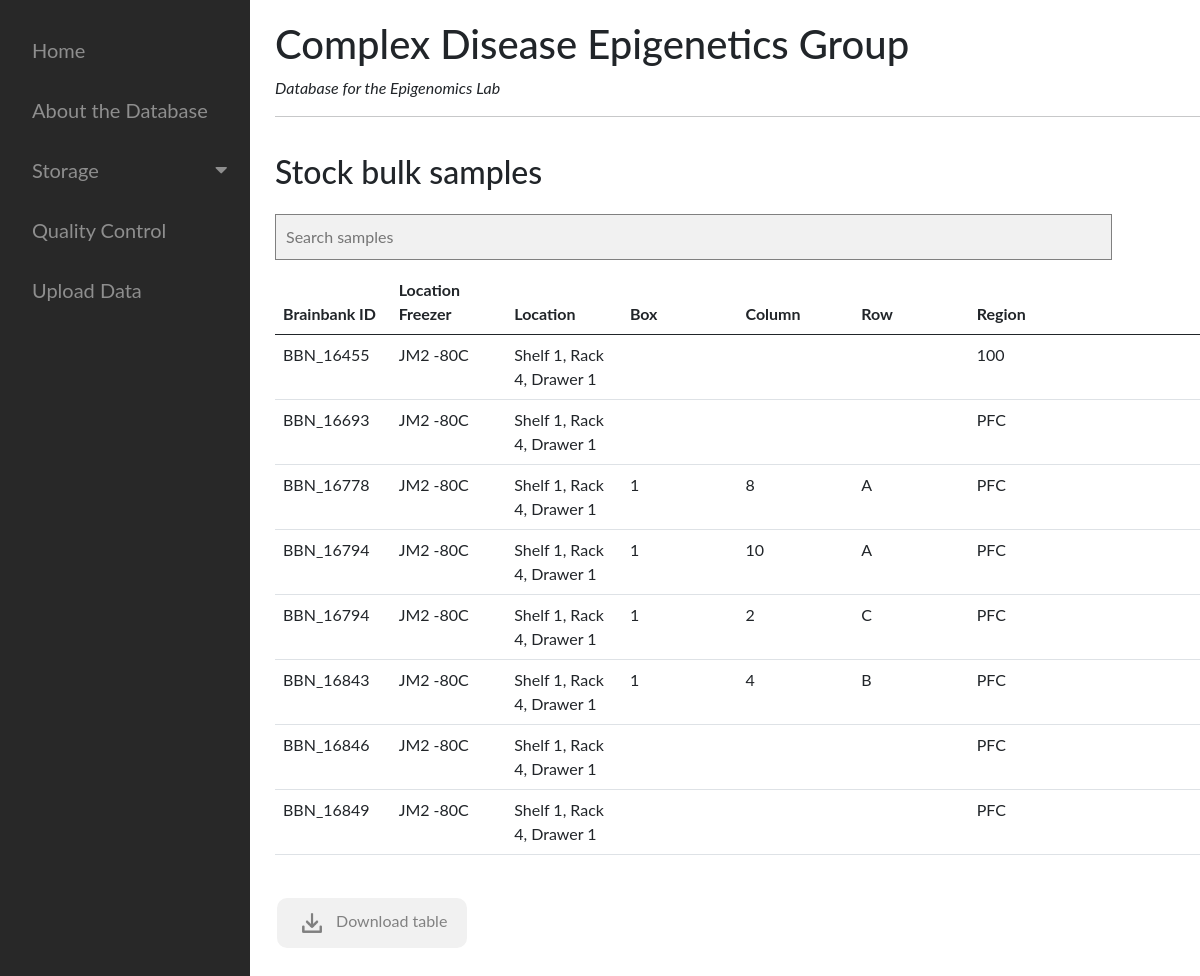
Page /storage on the committed database.
### tables this page shows
CREATE TABLE bulk (
brainbankID TEXT NOT NULL, 
locationFreezer	TEXT, 
location TEXT, 
box TEXT, 
column INTEGER, 
row TEXT, 
region TEXT NOT NULL,
PRIMARY KEY(brainbankID,region,column,row),
FOREIGN KEY (brainbankID) references phenotype(individualID)
);

### __init__.py (the view, shortened to what this page needs)
@app.route('/storage', methods=['GET', 'POST'])
def storage():
    title='Stock bulk samples'
    cursor = get_db().cursor()
    cursor.execute("PRAGMA table_info(bulk)")
    get_db().commit()
    colHead = cursor.fetchall()
    initial=[]
    headings=[]
    for x in range(len(colHead)):
        initial.append(colHead[x][1][0].upper()+colHead[x][1][1:])
        headings.append(re.findall('[A-Z][^A-Z]+|[A-Z][A-Z]+', initial[x]))
        headings[x]=(' '.join(headings[x]))
    cursor.execute("SELECT * \
                        from bulk")
    get_db().commit()
    data = cursor.fetchall()
    return render_template('storage.html', title = title, headings = headings, data=data, show_results=1)

### __init__.py (called while the page is built)
def get_db():
    db = getattr(g, '_database', None)
    if db is None:
        db = g._database = sqlite3.connect(DATABASE)
    return db

@app.teardown_appcontext
def close_connection(exception):
    db = getattr(g, '_database', None)
    if db is not None:
        db.close()

### templates/storage.html (shortened to what this page needs)
{% extends 'layout.html' %}
{% block content %}
<head>
    <link rel="stylesheet" type="text/css" href="https://cdn.datatables.net/1.10.23/css/jquery.dataTables.css">
</head>
<body>
	<div class="row">
		{% if show_results %}
		<h2>{{title}}</h2>
		<div class="col-sm-11">
			<input id='input' onkeyup='searchTable()' type='text' placeholder="Search samples">
		</div>
		{% endif %}
	</div>
	<div class="mainTable" style="overflow:scroll; max-height:600px;">
		<table id="table" class="table table-hover" style="table-layout: fixed;">
			<thead>
				<tr id='tableHeader'>
				{% for x in range(8) %}
					<th>{{ headings[x] }}</th>
				{% endfor %}
				</tr>
			</thead>
			<tbody>
				{% for item in data %}
					<tr>
					{% for x in range(7) %}
						<td style="word-wrap"> {{ item[x] }} </td>
					{% endfor %}
					{% if show_results %}
				    <td>
					<div id="edit", contenteditable="true">
					<form action="" method='post'>
						<input class="editMass" type="text" value='{{item[7]}}' name="editMass.{{item[0]}}">
					</form>
					</div>
				    </td>
					{% endif %}
					</tr>
				{% endfor %}
			</tbody>
		</table>
	</div>
<div>
	<button class="button" type="button" onclick="downloadTableAsCSV('table')"><img src="{{ url_for('static', filename='download.png') }}" style="width:35px;height:30px; padding: 5px 10px 5px 5px;"> Download table</button>
</div>
{% endblock content%}

### templates/layout.html (shortened to what this page needs)
<!DOCTYPE html>
<html>
	<head>
		<link href="https://cdn.jsdelivr.net/npm/bootstrap@5.0.0-beta1/dist/css/bootstrap.min.css" rel="stylesheet">
		<link rel="stylesheet" href="https://cdnjs.cloudflare.com/ajax/libs/font-awesome/4.7.0/css/font-awesome.min.css">
	</head>
</head>
<body>
	<div class="sidenav">
		<a href="/home">Home</a>
		<a href="/about">About the Database</a>
		<button class="dropdown-btn">Storage
			<i class="fa fa-caret-down"></i>
		</button>
		<a href="/qc">Quality Control</a>
		<a href="/upload">Upload Data</a>
	</div>
	<div class="main">
	  <h1>Complex Disease Epigenetics Group</h1>
		<i>Database for the Epigenomics Lab</i>
		<hr>
	</div>
	<div class="main">
	  {% block content %}{% endblock %}
	</div>
</body>
</html>

### templates/layout.html (style rules this page uses)
body { font-family: "Lato", sans-serif; box-sizing: border-box; overflow-x: hidden; }
.mainTable { -ms-overflow-style: none; scrollbar-width: none; }
.mainTable thead { position: sticky; top: 0; z-index: 999; background-color: white; }
input { margin-top: 15px; margin-bottom: 10px; padding: 10px; width: 99%; float: left; background: #f1f1f1; border: 1px solid grey; }
.button { border: none; color: #818181; padding: 10px 20px; text-align: center; display: inline-block; font-size: 16px; margin: 4px 2px; background-color: #f1f1f1; border-radius: 10px; }
form input[type=text] { padding: 10px; font-size: 17px; border: 1px solid grey; float: left; width: 95%; background: #f1f1f1; }
form::after { content: ""; clear: both; display: table; }
.sidenav { height: 100%; width: 250px; position: fixed; z-index: 1; top: 0; left: 0; background-color: #282828; overflow-x: hidden; padding-top: 20px; }
.sidenav a, .dropdown-btn { padding: 15px 15px 15px 32px; text-decoration: none; font-size: 20px; color: #8e8e8e; display: block; border: none; background: none; width: 100%; text-align: left; cursor: pointer; outline: none; }
.main { margin-left: 275px; padding-top: 20px; }
.fa-caret-down { float: right; padding-right: 8px; padding-top: 5px; }
form input.editMass { padding: 5px; border-radius: 5px; margin: 2px 2px; border: black; float: left; width: 50%; background: white; }

### rows in the picture
bulk: brainbankID "BBN_16455" "JM2 -80C" "Shelf 1, Rack 4, Drawer 1" "100"
bulk: brainbankID "BBN_16693" "JM2 -80C" "Shelf 1, Rack 4, Drawer 1" "PFC"
bulk: brainbankID "BBN_16778" "JM2 -80C" "Shelf 1, Rack 4, Drawer 1" "1" "8" "A" "PFC"
bulk: brainbankID "BBN_16794" "JM2 -80C" "Shelf 1, Rack 4, Drawer 1" "1" "10" "A" "PFC"
bulk: brainbankID "BBN_16794" "JM2 -80C" "Shelf 1, Rack 4, Drawer 1" "1" "2" "C" "PFC"
bulk: brainbankID "BBN_16843" "JM2 -80C" "Shelf 1, Rack 4, Drawer 1" "1" "4" "B" "PFC"
bulk: brainbankID "BBN_16846" "JM2 -80C" "Shelf 1, Rack 4, Drawer 1" "PFC"
bulk: brainbankID "BBN_16849" "JM2 -80C" "Shelf 1, Rack 4, Drawer 1" "PFC"

### other values in the picture
{{ title }} "Stock bulk samples"
{{ headings[x] }} "Brainbank ID" "Location Freezer" "Location" "Box" "Column" "Row" "Region"
